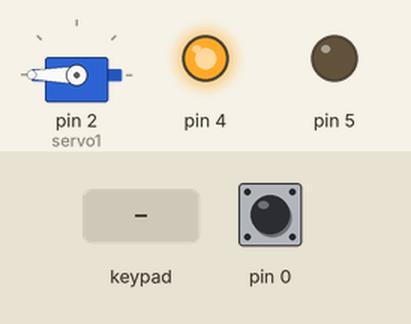
The sketch below on a simulated Arduino Uno, built with avr-gcc and run on an emulated ATmega328P. Parts: servo, output pins drawn as LEDs (lit = HIGH). Dashed ring = blinking. Inputs (shaded band) come from the test bench; at power-on: pin 0 HIGH.

Above: at 5.2 s.
5.3 s: pin 0 pulled LOW for 0.15 s
At 6.5 s:
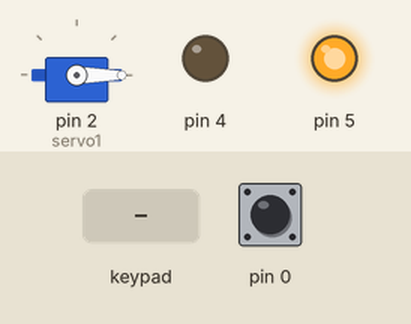
7.4 s: keypad keys 2 3 5 7 # pressed 0.4 s apart
At 9.6 s:
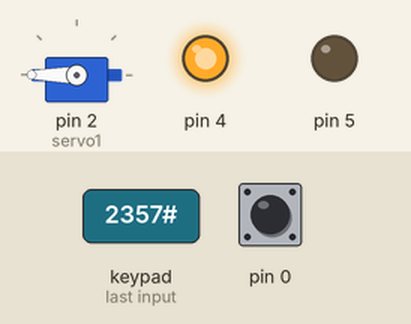
10.9 s: pin 0 pulled LOW for 1 s
At 11.07 s:
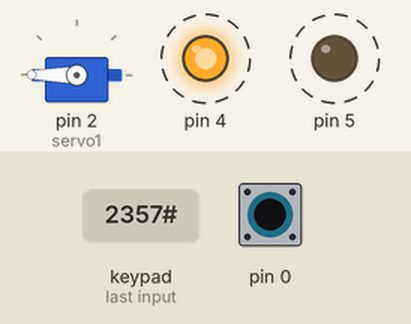
13.4 s: pin 0 pulled LOW for 3.2 s
At 16.3 s:
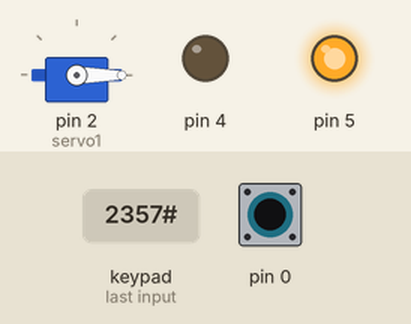
Timing chart, 0 to 17.8 s (numbered marks = the images above; inputs shaded):
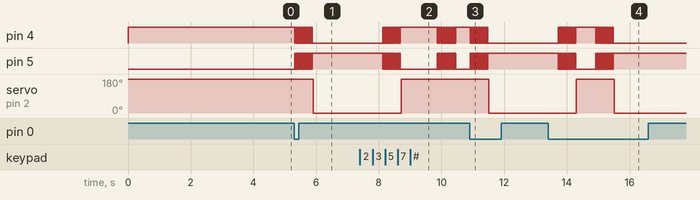

Measured:
- after the input at 5.3 s, pin 4: alternates HIGH for 0.02 s and LOW for 0.02 s, 29 changes in all, then stays LOW, starting at once; pin 5: alternates HIGH for 0.02 s and LOW for 0.02 s, 29 changes in all, then stays HIGH, starting at once; servo on pin 2 (servo1): 180° → 0° after 0.60 s
- after the input at 7.4 s, pin 4: goes 14 × (HIGH 0.02 s, LOW 0.02 s), HIGH 1.2 s, 14 × (LOW 0.02 s, HIGH 0.02 s), LOW 0.02 s, then HIGH, starting after 0.73 s; pin 5: goes 14 × (LOW 0.02 s, HIGH 0.02 s), LOW 1.2 s, 14 × (HIGH 0.02 s, LOW 0.02 s), HIGH 0.02 s, then LOW, starting after 0.73 s; servo on pin 2 (servo1): 0° → 180° after 1.3 s
- after the input at 10.9 s, pin 4: alternates HIGH for 0.02 s and LOW for 0.02 s, 29 changes in all, then stays LOW, starting at once; pin 5: alternates HIGH for 0.02 s and LOW for 0.02 s, 29 changes in all, then stays HIGH, starting at once; servo on pin 2 (servo1): 180° → 0° after 0.60 s
- after the input at 13.4 s, pin 4: goes 14 × (HIGH 0.02 s, LOW 0.02 s), HIGH 0.64 s, 14 × (LOW 0.02 s, HIGH 0.02 s), then LOW, starting after 0.32 s; pin 5: goes 14 × (LOW 0.02 s, HIGH 0.02 s), LOW 0.64 s, 14 × (HIGH 0.02 s, LOW 0.02 s), then HIGH, starting after 0.32 s; servo on pin 2 (servo1): 0° → 180° after 0.90 s, → 0° 1.2 s later

The sketch:

DIY_Lock_Program.ino
```cpp
#include <Servo.h>

#include<Keypad.h>

Servo servo1;

int angle = 0;

char password[4] = {'2', '3', '5', '7'};
char inputKeys[4];
char key_pressed = 0;
const byte rows = 4;
const byte columns = 4;
char hexaKeys[rows][columns] = {
  {'1', '2', '3', 'A'},
  {'4', '5', '6', 'B'},
  {'7', '8', '9', 'C'},
  {'*', '0', '#', 'D'}
};
byte row_pins[rows] = {A5, A4, A3, A2};
byte column_pins[columns] = {A1, A0, 3, 6};

bool toggleLight = true;
bool isLocked = true;
char pressedKey  = ' ';
int whichLight = -1;
unsigned long pastTime = 0;

Keypad keypad_key = Keypad(makeKeymap(hexaKeys), row_pins, column_pins, rows, columns);


void light()
{
  if (toggleLight == false)
  {
    digitalWrite(4, LOW);
    digitalWrite(5, HIGH);
  }
  else
  {
    digitalWrite(5, LOW);
    digitalWrite(4, HIGH);
  }
  toggleLight = !toggleLight;
}

void light(bool whichOne)
{
  if (whichOne == false)
  {
    digitalWrite(4, LOW);
    digitalWrite(5, HIGH);
  }
  else
  {
    digitalWrite(5, LOW);
    digitalWrite(4, HIGH);
  }
  toggleLight = !toggleLight;
}

void flash()
{
  for (int i = 0; i < 30; i++)
  {
    light();
    delay(20);
  }
}

char wait4Press()
{
  char waitKeyPressed = NO_KEY;

  //return keypad_key.waitForKey();
  while (waitKeyPressed == NO_KEY && digitalRead(0) == HIGH)
  {
    waitKeyPressed = keypad_key.getKey();
    delay(5);
  }

  return waitKeyPressed;
}


void setup() {

  pinMode(4, OUTPUT);
  pinMode(5, OUTPUT);

  light();

  servo1.attach(2);      // attach the signal pin of servo to pin9 of arduino
  servo1.write(200);
  delay(2000);
  servo1.detach();

  delay(2000);

  pinMode(0, INPUT_PULLUP);
  //digitalWrite(0, HIGH);
}


void loop() {

  //Arduino will always continue in this loop as long as the correct password has not been entered
  while (isLocked == true && digitalRead(0) == HIGH)
  {
    for (int i = 0; i < 4 && digitalRead(0) == HIGH; i++)
    {
      inputKeys[i] = wait4Press();

    }

    for (int k = 0; k < 4 && isLocked == true && digitalRead(0) == HIGH; k++)
    {
      if (inputKeys[k] != password[k])
      {
        isLocked = true;

        //Show error
        flash();
        break;
      }
      else if (k = 3)
      {
        isLocked = false;
      }
    }
  }

  pressedKey = ' ';

  light(true);

  flash();
  //Unlock
  servo1.attach(2);
  servo1.write(0);
  delay(2000);
  servo1.detach();
  delay(200);


  wait4Press();
  light(false);
//Lock
  flash();
  isLocked = true;
  servo1.attach(2);
  servo1.write(180);
  delay(400);
  servo1.detach();
  delay(200);


}
```
